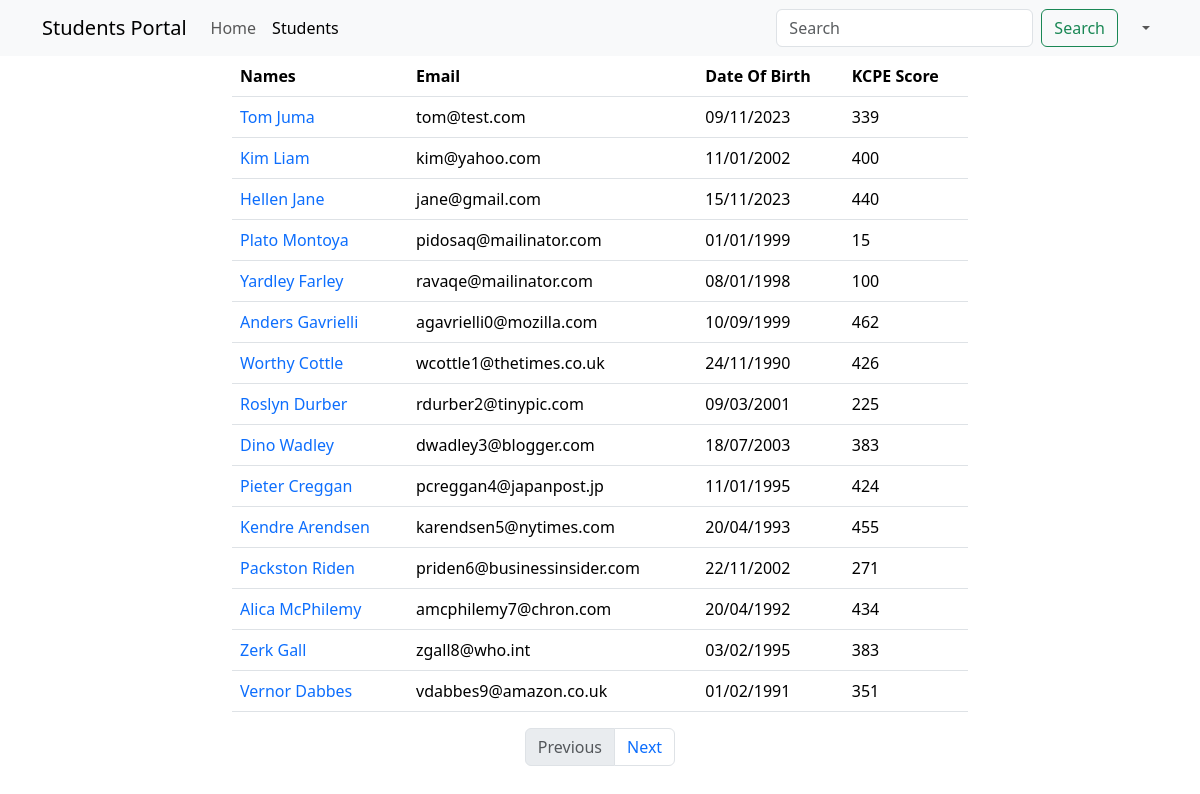
Page /show (signed in) on the earlier database version.
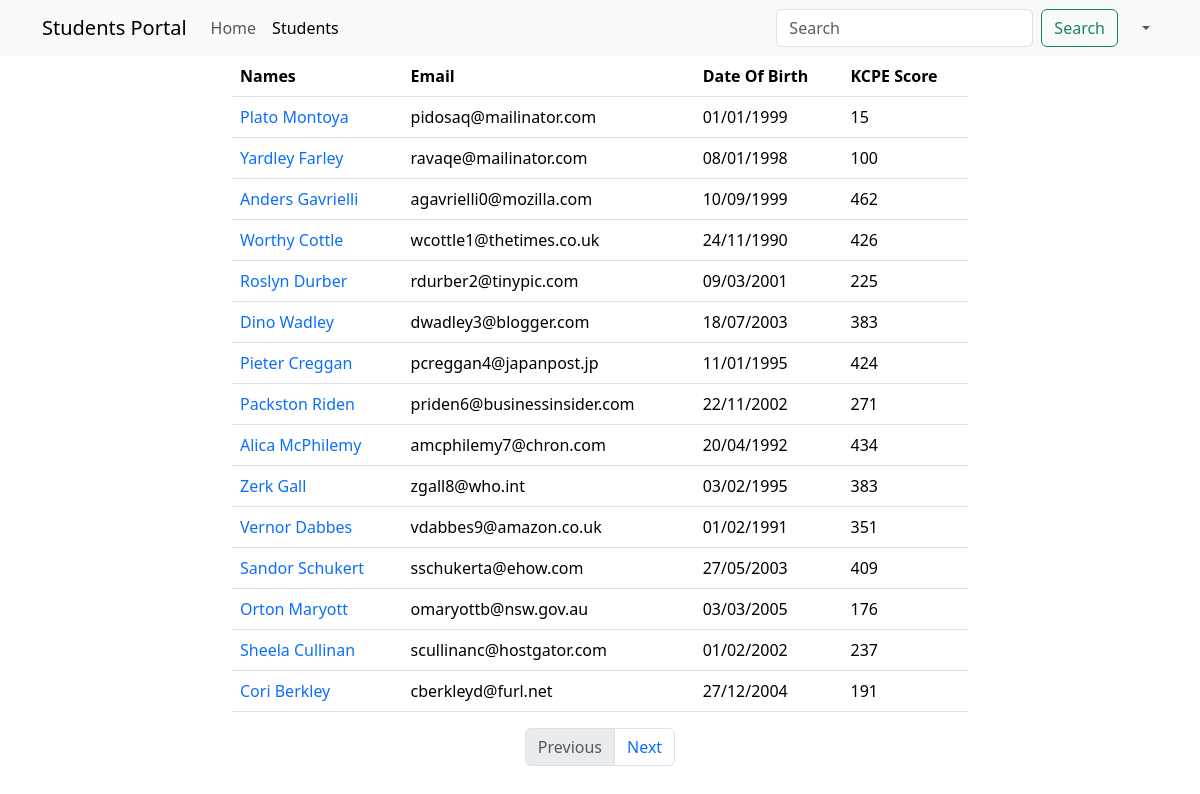
Same page on the later database version.
### main_app/models.py (models this page shows, shortened)
class Student(models.Model):
    first_name = models.CharField(max_length=25)
    last_name = models.CharField(max_length=25)
    dob = models.DateField()
    email = models.EmailField(unique=True)
    weight = models.DecimalField(max_digits=5, decimal_places=2)  # 100.500
    is_sporty = models.BooleanField(default=False)
    kcpe_score = models.IntegerField()
    profile_pic = models.ImageField(upload_to=generate_unique_name, null=True, default="students/default.png")
    created_at = models.DateTimeField(auto_now_add=True)
    updated_at = models.DateTimeField(auto_now=True)

### main_app/views.py (the view)
# urls.py: path('show', views.show_students, name="show"),
@login_required
def show_students(request):
    data = Student.objects.all()  # SELECT * FROM students
    paginator = Paginator(data, 15)
    page_number = request.GET.get("page")
    data = paginator.get_page(page_number)
    return render(request, "display.html", {"students": data})

### templates/display.html (shortened to what this page needs)
{% extends 'base.html' %}
{% block content %}
    {% include 'navbar.html' %}
    <div class="container">
        <div class="row justify-content-center">
            <div class="col-sm-8">
                <table class="table">
                    <thead>
                    <tr>
                        <th>Names</th>
                        <th>Email</th>
                        <th>Date Of Birth</th>
                        <th>KCPE Score</th>
                    </tr>
                    </thead>
                    <tbody>
                    {% for student in students %}
                        <tr>
                            <td>
                                <a href="{% url 'details' student.id %}"
                                   class="text-decoration-none">{{ student.first_name }} {{ student.last_name }}</a>
                            </td>
                            <td>{{ student.email }}</td>
                            <td>{{ student.dob | date:'d/m/Y' }}</td>
                            <td>{{ student.kcpe_score }}</td>
                        </tr>
                    {% endfor %}
                    </tbody>
                </table>
                <nav aria-label="Page navigation example">
                    <ul class="pagination justify-content-center">
                        {% if students.has_previous %}
                            <li class="page-item">
                                <a class="page-link" href='?page={{ students.previous_page_number }}'>Previous</a>
                            </li>
                        {% else %}
                            <li class="page-item disabled">
                                <a class="page-link" href='' tabindex="-1" aria-disabled="True">Previous</a>
                            </li>
                        {% endif %}
                        {% if students.has_next %}
                            <li class="page-item">
                                <a class="page-link" href='?page={{ students.next_page_number }}'>Next</a>
                            </li>
                        {% else %}
                            <li class="page-item disabled">
                                <a class="page-link" href='' tabindex="-1" aria-disabled="True">Next</a>
                            </li>
                        {% endif %}
                    </ul>
                </nav>
            </div>
        </div>
    </div>
{% endblock %}

Differences in the rows shown:
removed Student: first_name "Tom", last_name "Juma", email "tom@test.com", dob "09/11/2023", kcpe_score "339"
removed Student: first_name "Kim", last_name "Liam", email "kim@yahoo.com", dob "11/01/2002", kcpe_score "400"
removed Student: first_name "Hellen", last_name "Jane", email "jane@gmail.com", dob "15/11/2023", kcpe_score "440"
removed Student: first_name "Kendre", last_name "Arendsen", email "karendsen5@nytimes.com", dob "20/04/1993", kcpe_score "455"
now on this page (row unchanged): Student: first_name "Sandor", last_name "Schukert", email "sschukerta@ehow.com", dob "27/05/2003", kcpe_score "409"
now on this page (row unchanged): Student: first_name "Orton", last_name "Maryott", email "omaryottb@nsw.gov.au", dob "03/03/2005", kcpe_score "176"
now on this page (row unchanged): Student: first_name "Sheela", last_name "Cullinan", email "scullinanc@hostgator.com", dob "01/02/2002", kcpe_score "237"
now on this page (row unchanged): Student: first_name "Cori", last_name "Berkley", email "cberkleyd@furl.net", dob "27/12/2004", kcpe_score "191"
